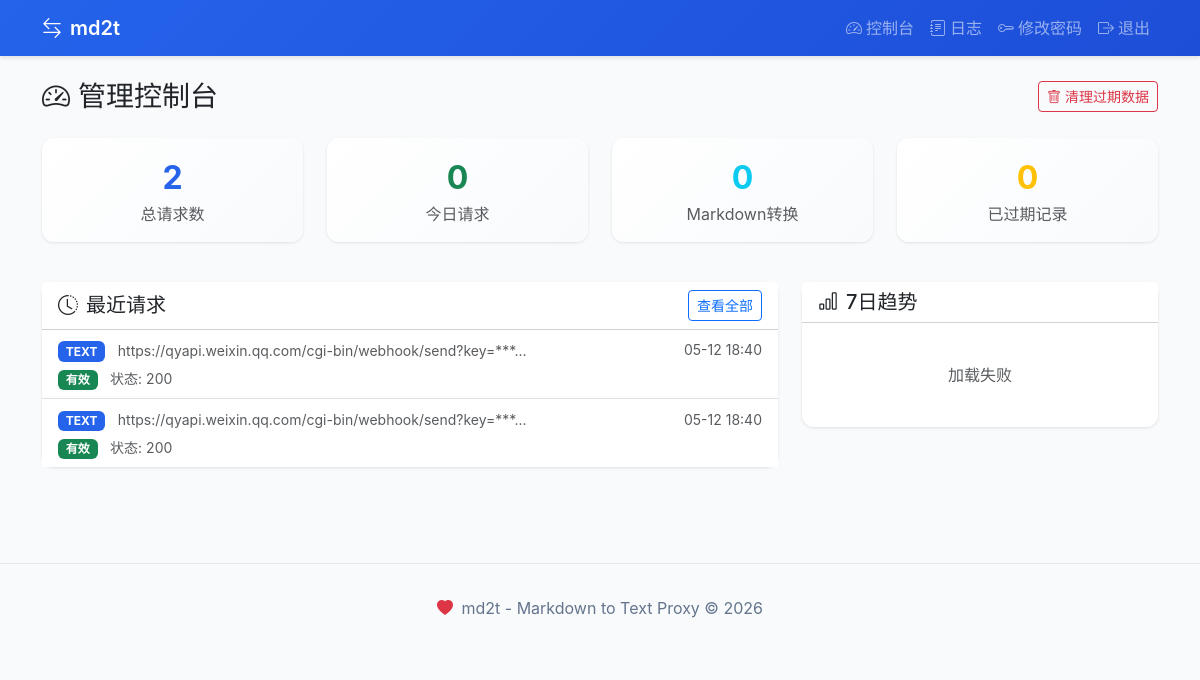
Screenshot of /admin/dashboard (signed in) with the database file from the repository.
### app.py (models this page shows, shortened)
class ProxyLog(db.Model):
    __tablename__ = 'proxy_logs'
    id = db.Column(db.Integer, primary_key=True)
    request_id = db.Column(db.String(64), unique=True, nullable=False, index=True)
    webhook_url = db.Column(db.Text, nullable=False)
    original_content = db.Column(db.Text)
    content_type = db.Column(db.String(20), default='unknown')  # markdown, text, json
    is_markdown = db.Column(db.Boolean, default=False)
    converted_content = db.Column(db.Text)
    response_status = db.Column(db.Integer)
    response_body = db.Column(db.Text)
    client_ip = db.Column(db.String(45))
    user_agent = db.Column(db.Text)
    created_at = db.Column(db.DateTime, default=datetime.utcnow)
    expires_at = db.Column(db.DateTime, default=lambda: datetime.utcnow() + timedelta(days=7))
    view_count = db.Column(db.Integer, default=0)
    def is_expired(self):
        return datetime.utcnow() > self.expires_at
    def _mask_webhook_url(self):
        if not self.webhook_url:
            return ''
        try:
            parsed = urlparse(self.webhook_url)
            if 'key=' in self.webhook_url:
                return re.sub(r'key=[^&]+', 'key=***', self.webhook_url)
            return self.webhook_url[:50] + '...' if len(self.webhook_url) > 50 else self.webhook_url
        except:
            return '***'

### app.py (the view)
@app.route('/admin')
@app.route('/admin/dashboard')
@require_admin
def admin_dashboard():
    total_count = ProxyLog.query.count()
    today_count = ProxyLog.query.filter(
        db.func.date(ProxyLog.created_at) == db.func.date('now')
    ).count()
    markdown_count = ProxyLog.query.filter_by(is_markdown=True).count()
    expired_count = ProxyLog.query.filter(ProxyLog.expires_at < datetime.utcnow()).count()
    recent_logs = ProxyLog.query.order_by(ProxyLog.created_at.desc()).limit(10).all()
    return render_template('admin_dashboard.html',
                         total_count=total_count,
                         today_count=today_count,
                         markdown_count=markdown_count,
                         expired_count=expired_count,
                         recent_logs=recent_logs)

### app.py (called while the page is built)
@app.template_filter('localdate')
def localdate_filter(utc_dt):
    if utc_dt is None:
        return ''
    from datetime import timedelta
    local_dt = utc_dt + timedelta(hours=8)
    return local_dt.strftime('%m-%d %H:%M')

def require_admin(f):
    from functools import wraps
    @wraps(f)
    def decorated_function(*args, **kwargs):
        if 'admin_logged_in' not in session:
            if request.is_json:
                return jsonify({'error': 'Unauthorized'}), 401
            return redirect(url_for('admin_login'))
        return f(*args, **kwargs)
    return decorated_function

### templates/admin_dashboard.html (shortened to what this page needs)
{% extends "base.html" %}
{% block content %}
<div class="container py-4">
    <div class="d-flex justify-content-between align-items-center mb-4">
        <h3 class="mb-0">
            <i class="bi bi-speedometer2 me-2"></i>管理控制台
        </h3>
        <div>
            <form method="POST" action="{{ url_for('admin_cleanup') }}" class="d-inline"
                  onsubmit="return confirm('确定要清理所有过期记录吗？');">
                <button type="submit" class="btn btn-outline-danger btn-sm">
                    <i class="bi bi-trash me-1"></i>清理过期数据
                </button>
            </form>
        </div>
    </div>
    <div class="row mb-4">
        <div class="col-md-3 mb-3">
            <div class="card stat-card h-100">
                <div class="card-body text-center">
                    <div class="stat-number">{{ total_count }}</div>
                    <div class="text-muted">总请求数</div>
                </div>
            </div>
        </div>
        <div class="col-md-3 mb-3">
            <div class="card stat-card h-100">
                <div class="card-body text-center">
                    <div class="stat-number text-success">{{ today_count }}</div>
                    <div class="text-muted">今日请求</div>
                </div>
            </div>
        </div>
        <div class="col-md-3 mb-3">
            <div class="card stat-card h-100">
                <div class="card-body text-center">
                    <div class="stat-number text-info">{{ markdown_count }}</div>
                    <div class="text-muted">Markdown转换</div>
                </div>
            </div>
        </div>
        <div class="col-md-3 mb-3">
            <div class="card stat-card h-100">
                <div class="card-body text-center">
                    <div class="stat-number text-warning">{{ expired_count }}</div>
                    <div class="text-muted">已过期记录</div>
                </div>
            </div>
        </div>
    </div>
    <div class="row">
        <div class="col-lg-8 mb-4">
            <div class="card">
                <div class="card-header bg-white d-flex justify-content-between align-items-center">
                    <h5 class="mb-0"><i class="bi bi-clock-history me-2"></i>最近请求</h5>
                    <a href="{{ url_for('admin_logs') }}" class="btn btn-sm btn-outline-primary">
                        查看全部
                    </a>
                </div>
                <div class="card-body p-0">
                    <div class="list-group list-group-flush">
                        {% for log in recent_logs %}
                        <a href="{{ url_for('admin_log_detail', request_id=log.request_id) }}"
                           class="list-group-item list-group-item-action log-item {{ log.content_type }}">
                            <div class="d-flex w-100 justify-content-between align-items-center">
                                <div>
                                    <span class="badge {{ 'badge-md' if log.is_markdown else 'badge-text' }} me-2">
                                        {{ 'MD' if log.is_markdown else 'TEXT' }}
                                    </span>
                                    <small class="text-muted">{{ log._mask_webhook_url()[:60] }}...</small>
                                </div>
                                <small class="text-muted">{{ log.created_at | localdate }}</small>
                            </div>
                            <div class="mt-1">
                                {% if log.is_expired() %}
                                    <span class="badge bg-secondary">已过期</span>
                                {% else %}
                                    <span class="badge bg-success">有效</span>
                                {% endif %}
                                <small class="text-muted ms-2">状态: {{ log.response_status or 'N/A' }}</small>
                            </div>
                        </a>
                        {% else %}
                        <div class="list-group-item text-center py-4 text-muted">
                            <i class="bi bi-inbox fs-2 d-block mb-2"></i>
                            暂无记录
                        </div>
                        {% endfor %}
                    </div>
                </div>
            </div>
        </div>
        <div class="col-lg-4 mb-4">
            <div class="card">
                <div class="card-header bg-white">
                    <h5 class="mb-0"><i class="bi bi-bar-chart me-2"></i>7日趋势</h5>
                </div>
                <div class="card-body">
                </div>
            </div>
        </div>
    </div>
</div>
{% endblock %}

### templates/base.html (style rules this page uses)
:root { --primary-color: #2563eb; --secondary-color: #64748b; --success-color: #10b981; --danger-color: #ef4444; --warning-color: #f59e0b; --bg-color: #f8fafc; --card-bg: #ffffff; }
body { background-color: var(--bg-color); font-family: -apple-system, BlinkMacSystemFont, 'Segoe UI', Roboto, 'Helvetica Neue', Arial, sans-serif; }
.card { border: none; border-radius: 12px; box-shadow: 0 1px 3px rgba(0,0,0,0.1); transition: box-shadow 0.3s ease; }
.stat-card { background: linear-gradient(135deg, #fff 0%, #f8fafc 100%); }
.stat-number { font-size: 2rem; font-weight: 700; color: var(--primary-color); }
.log-item { border-left: 3px solid transparent; transition: all 0.2s ease; }
.log-item.text { border-left-color: var(--primary-color); }
.badge-text { background-color: var(--primary-color); }

### rows the page displays
ProxyLog: is_markdown "TEXT", webhook_url "https://qyapi.weixin.qq.com/cgi-bin/webhook/send?key=***", created_at|localdate "05-12 18:40", shows "有效", response_status "200"
ProxyLog: is_markdown "TEXT", webhook_url "https://qyapi.weixin.qq.com/cgi-bin/webhook/send?key=***", created_at|localdate "05-12 18:40", shows "有效", response_status "200"

### other values shown
{{ total_count }} "2"
{{ today_count }} "0"
{{ markdown_count }} "0"
{{ expired_count }} "0"
